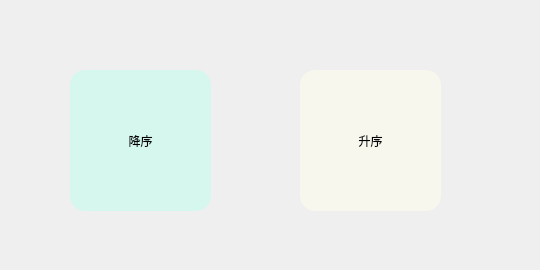
<?xml version="1.0" encoding="UTF-8"?>
<ui version="4.0">
 <class>account_item_money</class>
 <widget class="QWidget" name="account_item_money">
  <property name="geometry">
   <rect>
    <x>0</x>
    <y>0</y>
    <width>540</width>
    <height>270</height>
   </rect>
  </property>
  <property name="windowTitle">
   <string>Form</string>
  </property>
  <widget class="QPushButton" name="money_down_sort">
   <property name="geometry">
    <rect>
     <x>70</x>
     <y>70</y>
     <width>141</width>
     <height>141</height>
    </rect>
   </property>
   <property name="minimumSize">
    <size>
     <width>0</width>
     <height>0</height>
    </size>
   </property>
   <property name="maximumSize">
    <size>
     <width>1000</width>
     <height>1000</height>
    </size>
   </property>
   <property name="focusPolicy">
    <enum>Qt::StrongFocus</enum>
   </property>
   <property name="styleSheet">
    <string notr="true">QPushButton {
	background-color: rgba(188, 255, 236, 125);
	font: 290 14pt &quot;幼圆&quot;;
    color: #000000; /* 文字颜色 */
    font-weight: normal;
    padding: 5px; /* 按需调整内边距 */
 border-radius: 15px;
}

QPushButton:hover {
    background-color: rgba(188, 255, 236, 200);
   border-style: solid; /* 按下时边框样式 */
    border-width: 1px; /* 按下时边框宽度 */
    border-color: #8c8884; /* 按下时边框颜色 */
    border-radius: 15px; /* 边框圆角 */
}</string>
   </property>
   <property name="text">
    <string>降序</string>
   </property>
  </widget>
  <widget class="QPushButton" name="money_up_sort">
   <property name="geometry">
    <rect>
     <x>300</x>
     <y>70</y>
     <width>141</width>
     <height>141</height>
    </rect>
   </property>
   <property name="minimumSize">
    <size>
     <width>0</width>
     <height>0</height>
    </size>
   </property>
   <property name="maximumSize">
    <size>
     <width>1000</width>
     <height>1000</height>
    </size>
   </property>
   <property name="focusPolicy">
    <enum>Qt::StrongFocus</enum>
   </property>
   <property name="styleSheet">
    <string notr="true">QPushButton {
	background-color: rgba(255, 255, 236, 125);
	font: 290 14pt &quot;幼圆&quot;;
    color: #000000; /* 文字颜色 */
    font-weight: normal;
    padding: 5px; /* 按需调整内边距 */
 border-radius: 15px;
}

QPushButton:hover {
    background-color: rgba(255, 255, 236, 200);
   border-style: solid; /* 按下时边框样式 */
    border-width: 1px; /* 按下时边框宽度 */
    border-color: #8c8884; /* 按下时边框颜色 */
    border-radius: 15px; /* 边框圆角 */
}</string>
   </property>
   <property name="text">
    <string>升序</string>
   </property>
  </widget>
 </widget>
 <resources/>
 <connections/>
</ui>
